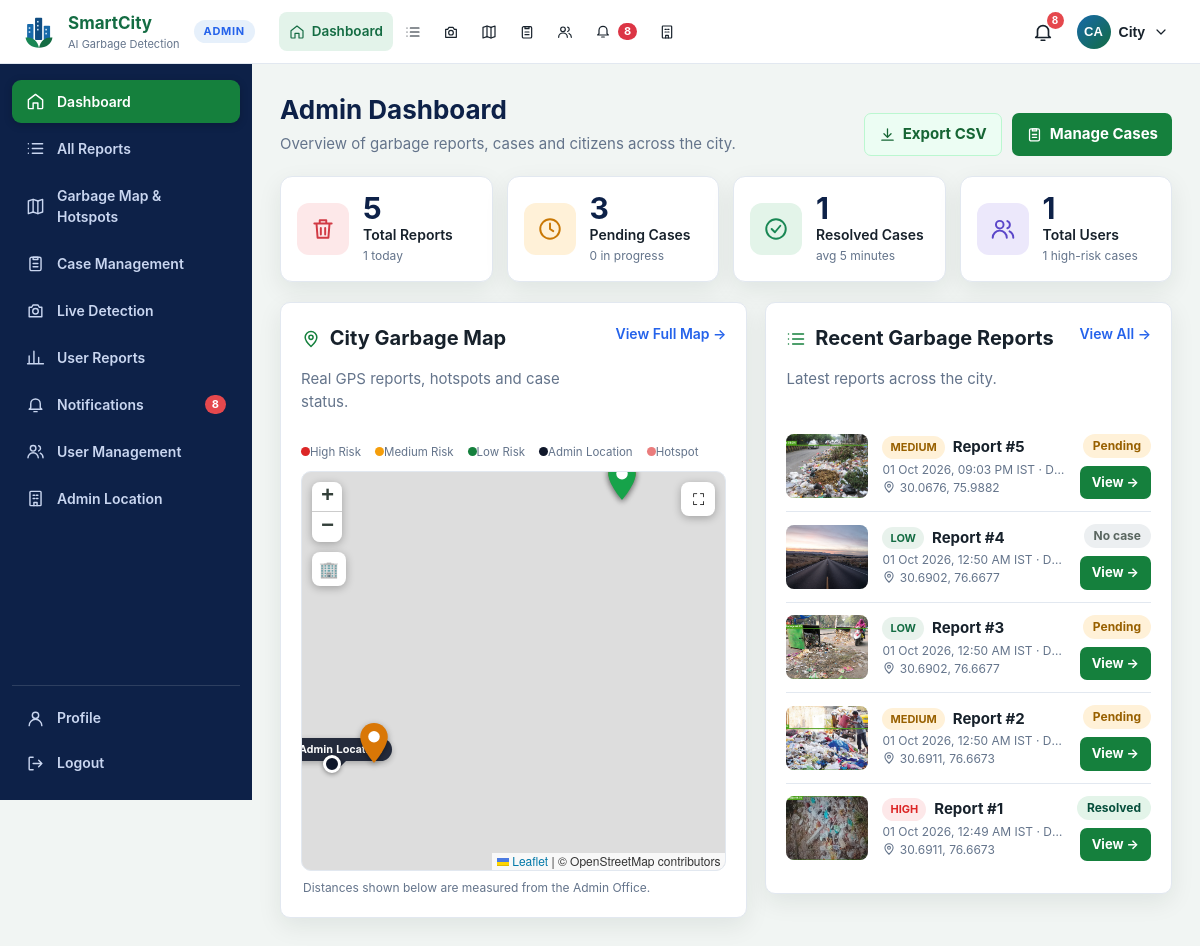
The page /admin (signed in) on the database its author committed.
### tables this page shows
CREATE TABLE users (
    id INTEGER PRIMARY KEY AUTOINCREMENT,
    username TEXT NOT NULL UNIQUE COLLATE NOCASE,
    email TEXT UNIQUE COLLATE NOCASE,
    full_name TEXT NOT NULL,
    phone TEXT,
    password_hash TEXT NOT NULL,
    role TEXT NOT NULL DEFAULT 'user' CHECK(role IN ('admin', 'user', 'staff')),
    is_active INTEGER NOT NULL DEFAULT 1,
    created_at TEXT NOT NULL DEFAULT CURRENT_TIMESTAMP,
    last_login_at TEXT
);

CREATE TABLE cases (
    id INTEGER PRIMARY KEY AUTOINCREMENT,
    alert_id INTEGER NOT NULL UNIQUE REFERENCES alerts(id),
    detection_id INTEGER NOT NULL UNIQUE REFERENCES detections(id),
    status TEXT NOT NULL DEFAULT 'PENDING' CHECK(status IN ('PENDING', 'ASSIGNED', 'CLEANING', 'COMPLETED')),
    assignee_id INTEGER REFERENCES assignees(id),
    notes TEXT,
    created_at TEXT NOT NULL DEFAULT CURRENT_TIMESTAMP,
    updated_at TEXT NOT NULL DEFAULT CURRENT_TIMESTAMP
, before_image_path TEXT, started_at TEXT, after_image_path TEXT, completed_at TEXT, completion_notes TEXT, resolution_minutes INTEGER);

CREATE TABLE detections (
    id INTEGER PRIMARY KEY AUTOINCREMENT,
    created_at TEXT NOT NULL DEFAULT CURRENT_TIMESTAMP,
    detection_count INTEGER NOT NULL,
    confidence REAL,
    image_path TEXT NOT NULL,
    result_path TEXT NOT NULL,
    latitude REAL,
    longitude REAL,
    address TEXT,
    source TEXT NOT NULL CHECK(source IN ('upload', 'camera'))
, image_hash TEXT, box_area_ratio REAL, is_valid INTEGER NOT NULL DEFAULT 1, validation_reason TEXT, is_duplicate INTEGER NOT NULL DEFAULT 0, duplicate_reason TEXT, risk_level TEXT, risk_score INTEGER, risk_reason TEXT, user_id INTEGER);

### app/main.py (the view)
    @app.get("/admin")
    @admin_required
    def admin_dashboard():
        refresh_notifications()
        database = app.config["DATABASE"]
        summary, _recent, _trend, _status, _risk, _activity = db.dashboard_data(database)
        map_records = db.map_records(database)
        map_data = serialize_map_records(map_records)
        hotspots = build_hotspots(map_records)
        attach_hotspot_membership(map_data, hotspots)
        location = admin_location()
        return render_template(
            "admin_dashboard.html",
            summary=summary,
            recent=db.recent_detections(database, limit=5),
            total_users=db.count_users(database, "user"),
            map_data=map_data,
            hotspots=hotspots,
            coordinate_count=len(map_data),
            admin_latitude=location["lat"],
            admin_longitude=location["lng"],
        )

### app/auth.py (called while the page is built)
def initials(name: str | None) -> str:
    parts = [p for p in (name or "").split() if p]
    if not parts:
        return "?"
    if len(parts) == 1:
        return parts[0][:2].upper()
    return (parts[0][0] + parts[-1][0]).upper()

def login_required(view):
    @wraps(view)
    def wrapped(*args, **kwargs):
        if g.user is None:
            if request.path.startswith("/api/"):
                return {"ok": False, "error": "Please sign in to continue."}, 401
            next_url = request.full_path.rstrip("?") if request.method == "GET" else None
            login_endpoint = LOGIN_ENDPOINTS[area_for_path(request.path)]
            return redirect(url_for(login_endpoint, next=next_url))
        return view(*args, **kwargs)
    return wrapped

def admin_required(view):
    @wraps(view)
    @login_required
    def wrapped(*args, **kwargs):
        if g.user["role"] != ROLE_ADMIN:
            abort(403)
        return view(*args, **kwargs)
    return wrapped

### app/database/db.py (called while the page is built)
@contextmanager
def connect(database_path: str | Path):
    connection = sqlite3.connect(database_path)
    connection.row_factory = sqlite3.Row
    connection.execute("PRAGMA foreign_keys = ON")
    try:
        yield connection
        connection.commit()
    except Exception:
        connection.rollback()
        raise
    finally:
        connection.close()

def _notification_scope(audience, user_id):
    if audience == "user":
        return "n.audience = 'user' AND d.user_id = ?", [user_id]
    if audience == "staff":
        return (
            "n.audience = 'staff' AND c.assignee_id IN (SELECT id FROM assignees WHERE user_id = ?)",
            [user_id],
        )
    return "n.audience = 'admin'", []

def unread_notification_count(database_path, audience="admin", user_id=None):
    where, params = _notification_scope(audience, user_id)
    with connect(database_path) as connection:
        return connection.execute(
            f"""SELECT COUNT(*) FROM notifications n
                JOIN cases c ON c.id = n.case_id
                JOIN detections d ON d.id = c.detection_id
                WHERE n.is_read = 0 AND {where}""",
            params,
        ).fetchone()[0]

def get_user(database_path, user_id):
    if user_id is None:
        return None
    with connect(database_path) as connection:
        return connection.execute("SELECT * FROM users WHERE id = ?", (user_id,)).fetchone()

### app/templates/admin_dashboard.html (shortened to what this page needs)
{% extends 'admin_base.html' %}{% from '_icons.html' import icon %}
{% block head %}<link rel="stylesheet" href="https://unpkg.com/leaflet@1.9.4/dist/leaflet.css"><link rel="stylesheet" href="{{ url_for('static',filename='css/gps-map.css') }}"><script src="https://unpkg.com/leaflet@1.9.4/dist/leaflet.js"></script>{% endblock %}
{% block content %}
<div class="page-head"><div><h1>Admin Dashboard</h1><p>Overview of garbage reports, cases and citizens across the city.</p></div><div class="page-actions"><a class="button secondary" href="{{ url_for('export_history') }}">{{ icon('download', 17) }} Export CSV</a><a class="button" href="{{ url_for('cases') }}">{{ icon('clipboard', 17) }} Manage Cases</a></div></div>
<section class="stat-cards four">
  <article class="stat-card"><span class="stat-ico red">{{ icon('trash', 26) }}</span><div><strong>{{ summary['total_detections'] }}</strong><span>Total Reports</span><small>{{ summary['today_detections'] }} today</small></div></article>
  <article class="stat-card"><span class="stat-ico amber">{{ icon('clock', 26) }}</span><div><strong>{{ summary['pending_cases'] }}</strong><span>Pending Cases</span><small>{{ summary['assigned_cases'] + summary['cleaning_cases'] }} in progress</small></div></article>
  <article class="stat-card"><span class="stat-ico green">{{ icon('check', 26) }}</span><div><strong>{{ summary['completed_cases'] }}</strong><span>Resolved Cases</span><small>{% if summary['average_resolution_minutes'] is not none %}avg {{ summary['average_resolution_minutes']|int|duration }}{% else %}none resolved yet{% endif %}</small></div></article>
  <article class="stat-card"><span class="stat-ico violet">{{ icon('users', 26) }}</span><div><strong>{{ total_users }}</strong><span>Total Users</span><small>{{ summary['high_risk_cases'] }} high-risk cases</small></div></article>
</section>
<section class="dash-grid admin-grid">
  {% include '_map_panel.html' %}
  <section class="panel"><div class="panel-heading"><div><h2>{{ icon('list', 20) }} Recent Garbage Reports</h2><p>Latest reports across the city.</p></div><a href="{{ url_for('admin_reports') }}">View All →</a></div>
  {% if recent %}<div class="report-rows">{% for item in recent %}
    <article class="report-row"><img src="{{ url_for('static', filename=item['result_path']) }}" alt="Report {{ item['id'] }}">
      <div class="report-row-main"><div class="report-row-top"><span class="badge {{ (item['case_risk_level'] or 'low')|lower }}">{{ item['case_risk_level'] or 'Not rated' }}</span><b>Report #{{ item['id'] }}</b></div><small>{{ item['created_at']|india_datetime }}{% if item['reporter_name'] %} · {{ item['reporter_name'] }}{% endif %}</small><small class="loc">{{ icon('pin', 14) }} {{ item['address'] or ('%.4f, %.4f'|format(item['latitude'], item['longitude']) if item['latitude'] is not none else 'Location not shared') }}</small></div>
      <div class="report-row-side"><span class="pill {{ item['case_status']|status_class }}">{{ item['case_status']|status_label }}</span><a class="button small" href="{{ url_for('case_detail', case_id=item['case_id']) if item['case_id'] else url_for('report', detection_id=item['id']) }}">View →</a></div></article>{% endfor %}</div>
  {% else %}<div class="empty"><b>No reports yet</b><p>Reports from citizens will appear here.</p></div>{% endif %}
  </section>
</section>
{% endblock %}

### app/templates/_icons.html (shortened to what this page needs)
{% macro icon(name, size=20) -%}
<svg class="ico" width="{{ size }}" height="{{ size }}" viewBox="0 0 24 24" fill="none" stroke="currentColor" stroke-width="1.8" stroke-linecap="round" stroke-linejoin="round" aria-hidden="true">{{ ICONS[name]|safe }}</svg>
{%- endmacro %}
{% macro logo(size=40) -%}
<svg class="logo-mark" width="{{ size }}" height="{{ size }}" viewBox="0 0 48 48" role="img" aria-label="SmartCity logo">
  <rect x="9" y="14" width="8" height="20" rx="1" fill="#1769aa"/><rect x="19" y="6" width="9" height="28" rx="1" fill="#0f4c81"/><rect x="30" y="16" width="8" height="18" rx="1" fill="#1769aa"/>
  <g fill="#cfe6f7"><rect x="11" y="18" width="2" height="2"/><rect x="11" y="23" width="2" height="2"/><rect x="21.5" y="10" width="2" height="2"/><rect x="21.5" y="15" width="2" height="2"/><rect x="21.5" y="20" width="2" height="2"/><rect x="32" y="20" width="2" height="2"/><rect x="32" y="25" width="2" height="2"/></g>
  <path d="M24 44c-9 0-16-5-17-13 8-1 15 3 17 13z" fill="#198754"/><path d="M24 44c9 0 16-5 17-13-8-1-15 3-17 13z" fill="#146c43"/>
</svg>
{%- endmacro %}

### app/templates/_profile_menu.html (shortened to what this page needs)
{% from '_icons.html' import icon %}
{% if current_user %}
<div class="profile-menu" data-dropdown>
  <button class="profile-trigger" type="button" data-dropdown-toggle aria-haspopup="menu" aria-expanded="false" aria-label="Account menu">
    <span class="avatar">{{ user_initials }}</span>
    <span class="profile-name">{{ current_user['full_name'].split()[0] }}</span>
    {{ icon('chevron', 16) }}
  </button>
</div>
{% else %}
<div class="auth-links"><a class="button secondary" href="{{ url_for('login') }}">Login</a><a class="button" href="{{ url_for('register') }}">Register</a></div>
{% endif %}

### app/static/css/mobile-app.css (style rules this page uses)
html { -webkit-text-size-adjust:100%;text-size-adjust:100%;-webkit-tap-highlight-color:transparent }
body { padding-left:env(safe-area-inset-left);padding-right:env(safe-area-inset-right);overflow-x:hidden }
img,video,canvas,svg { max-width:100% }
.panel,.table-wrap,.table-scroll { overflow-x:auto }

### app/static/css/app.css (style rules this page uses)
:root { --green:#146c43;--green2:#198754;--blue:#1769aa;--amber:#c97805;--red:#bd3039;--ink:#25332d;--muted:#69766f;--bg:#f5f7f5;--card:#fff;--line:#dfe6e1;--shadow:0 3px 12px #1a30200d }
* { box-sizing:border-box }
body { margin:0;background:var(--bg);color:var(--ink);font:15px/1.5 Arial,Segoe UI,sans-serif }
.button,.danger { display:inline-flex;justify-content:center;align-items:center;gap:7px;border:0;border-radius:6px;background:var(--green2);color:#fff;padding:10px 15px;font-weight:700;text-decoration:none;cursor:pointer }
.button.secondary { background:#e8f2ec;color:var(--green) }
.panel,.stat-grid article { background:var(--card);border:1px solid var(--line);border-radius:8px;box-shadow:var(--shadow) }
.panel { padding:22px;margin-bottom:20px }
.panel-heading { display:flex;justify-content:space-between;gap:16px;margin-bottom:16px }
.panel h2 { margin:0;font-size:20px }
.panel-heading p,small { color:var(--muted) }
.badge { display:inline-block;border-radius:99px;padding:3px 8px;font-size:11px;font-weight:700;background:#e8f2ec;color:var(--green) }
.badge.high { background:#fde8e9;color:var(--red) }

### app/static/css/final-ui.css (style rules this page uses)
:root { --green:#064e3b;--green2:#15803d;--blue:#2563eb;--amber:#f59e0b;--red:#dc2626;--ink:#17212b;--muted:#64748b;--bg:#f5f7f6;--line:#e2e8f0;--shadow:0 8px 24px rgba(15,42,30,.08) }
body { font-family:Inter,ui-sans-serif,system-ui,-apple-system,"Segoe UI",sans-serif;color:var(--ink);background:var(--bg) }
.button { border-radius:7px;padding:9px 14px;background:#15803d;box-shadow:none }
.button.secondary { background:#ecfdf3;color:#166534;border:1px solid #bbf7d0 }
.panel { border-radius:10px;padding:20px;box-shadow:var(--shadow) }

### app/static/css/final-polish.css (style rules this page uses)
body { background:linear-gradient(145deg,#f7fbf8 0%,#f3f9ff 54%,#f8fcf7 100%) }

### app/static/css/gps-map.css (style rules this page uses)
.badge.medium { background: #fff1d8; color: #986000; }
.badge.low { background: #e8f2ec; color: #146c43; }

### rows shown on the page
users: full_name "City"
cases: result_path (picture), item "MEDIUM", id "5", created_at|india_datetime "01 Oct 2026, 09:03 PM IST", reporter_name "D…", {{ size }} 14 (drawn), longitude "30.0676, 75.9882", case_status|status_label "Pending"
detections: result_path (picture), risk_level "LOW", id "4", created_at|india_datetime "01 Oct 2026, 12:50 AM IST", reporter_name "D…", {{ size }} 14 (drawn), latitude+longitude "30.6902, 76.6677", case_status|status_label "No case"
cases: result_path (picture), item "LOW", id "3", created_at|india_datetime "01 Oct 2026, 12:50 AM IST", reporter_name "D…", {{ size }} 14 (drawn), longitude "30.6902, 76.6677", case_status|status_label "Pending"
cases: result_path (picture), item "MEDIUM", id "2", created_at|india_datetime "01 Oct 2026, 12:50 AM IST", reporter_name "D…", {{ size }} 14 (drawn), longitude "30.6911, 76.6673", case_status|status_label "Pending"
cases: result_path (picture), item "HIGH", id "1", created_at|india_datetime "01 Oct 2026, 12:49 AM IST", reporter_name "D…", {{ size }} 14 (drawn), longitude "30.6911, 76.6673", case_status|status_label "Resolved"

### other values the page prints
{{ label }} "Dashboard"
{{ unread_notifications }} "8"
{{ user_initials }} "CA"
{{ label }} "Dashboard" "All Reports" "Garbage Map & Hotspots" "Case Management" "Live Detection" "User Reports" "Notifications" "User Management" "Admin Location"
{{ summary['total_detections'] }} "5"
{{ summary['today_detections'] }} "1"
{{ summary['pending_cases'] }} "3"
{{ summary['assigned_cases'] + summary['cleaning_cases'] }} "0"
{{ summary['completed_cases'] }} "1"
{{ summary['average_resolution_minutes']|int|duration }} "5 minutes"
{{ total_users }} "1"
{{ summary['high_risk_cases'] }} "1"
